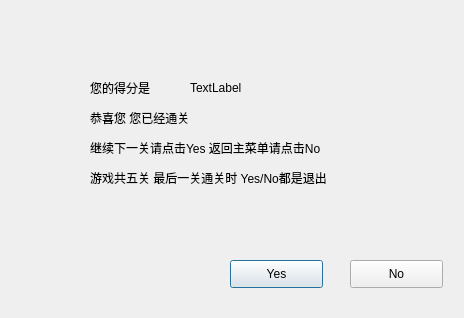
<?xml version="1.0" encoding="UTF-8"?>
<ui version="4.0">
 <class>isGoing</class>
 <widget class="QDialog" name="isGoing">
  <property name="geometry">
   <rect>
    <x>0</x>
    <y>0</y>
    <width>464</width>
    <height>318</height>
   </rect>
  </property>
  <property name="windowTitle">
   <string>Dialog</string>
  </property>
  <widget class="QPushButton" name="pushButton">
   <property name="geometry">
    <rect>
     <x>230</x>
     <y>260</y>
     <width>93</width>
     <height>28</height>
    </rect>
   </property>
   <property name="text">
    <string>Yes</string>
   </property>
  </widget>
  <widget class="QPushButton" name="pushButton_2">
   <property name="geometry">
    <rect>
     <x>350</x>
     <y>260</y>
     <width>93</width>
     <height>28</height>
    </rect>
   </property>
   <property name="text">
    <string>No</string>
   </property>
  </widget>
  <widget class="QLabel" name="label">
   <property name="geometry">
    <rect>
     <x>190</x>
     <y>80</y>
     <width>72</width>
     <height>15</height>
    </rect>
   </property>
   <property name="text">
    <string>TextLabel</string>
   </property>
  </widget>
  <widget class="QLabel" name="label_2">
   <property name="geometry">
    <rect>
     <x>90</x>
     <y>80</y>
     <width>72</width>
     <height>15</height>
    </rect>
   </property>
   <property name="text">
    <string>您的得分是</string>
   </property>
  </widget>
  <widget class="QLabel" name="label_3">
   <property name="geometry">
    <rect>
     <x>90</x>
     <y>110</y>
     <width>351</width>
     <height>16</height>
    </rect>
   </property>
   <property name="text">
    <string>恭喜您 您已经通关 </string>
   </property>
  </widget>
  <widget class="QLabel" name="label_4">
   <property name="geometry">
    <rect>
     <x>90</x>
     <y>140</y>
     <width>291</width>
     <height>16</height>
    </rect>
   </property>
   <property name="text">
    <string>继续下一关请点击Yes 返回主菜单请点击No</string>
   </property>
  </widget>
  <widget class="QLabel" name="label_5">
   <property name="geometry">
    <rect>
     <x>90</x>
     <y>170</y>
     <width>311</width>
     <height>16</height>
    </rect>
   </property>
   <property name="text">
    <string>游戏共五关 最后一关通关时 Yes/No都是退出</string>
   </property>
  </widget>
 </widget>
 <resources/>
 <connections/>
</ui>
